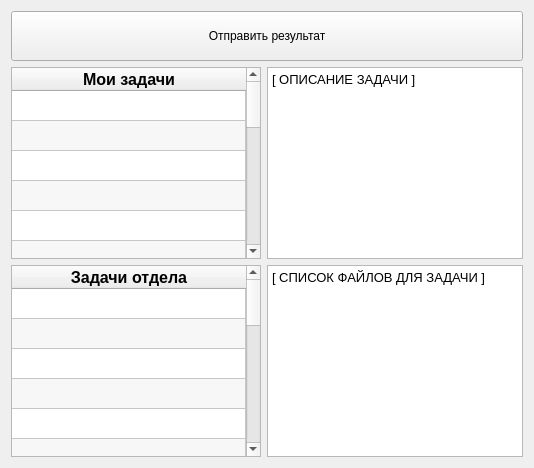
      <widget class="QWidget" name="tab">
       <attribute name="title">
        <string>Задачи</string>
       </attribute>
       <layout class="QVBoxLayout" name="verticalLayout_11">
        <item>
         <widget class="QPushButton" name="pushButton">
          <property name="minimumSize">
           <size>
            <width>0</width>
            <height>50</height>
           </size>
          </property>
          <property name="text">
           <string>Отправить результат</string>
          </property>
         </widget>
        </item>
        <item>
         <layout class="QHBoxLayout" name="horizontalLayout_18">
          <item>
           <widget class="QTableWidget" name="tableWidget_7">
            <property name="maximumSize">
             <size>
              <width>250</width>
              <height>16777215</height>
             </size>
            </property>
            <property name="alternatingRowColors">
             <bool>true</bool>
            </property>
            <attribute name="horizontalHeaderStretchLastSection">
             <bool>true</bool>
            </attribute>
            <attribute name="verticalHeaderVisible">
             <bool>false</bool>
            </attribute>
            <row>
             <property name="text">
              <string>1</string>
             </property>
            </row>
            <row>
             <property name="text">
              <string>2</string>
             </property>
            </row>
            <row>
             <property name="text">
              <string>3</string>
             </property>
            </row>
            <row>
             <property name="text">
              <string>4</string>
             </property>
            </row>
            <row>
             <property name="text">
              <string>5</string>
             </property>
            </row>
            <row>
             <property name="text">
              <string>6</string>
             </property>
            </row>
            <row>
             <property name="text">
              <string>7</string>
             </property>
            </row>
            <row>
             <property name="text">
              <string>8</string>
             </property>
            </row>
            <row>
             <property name="text">
              <string>10</string>
             </property>
            </row>
            <row>
             <property name="text">
              <string>11</string>
             </property>
            </row>
            <row>
             <property name="text">
              <string>12</string>
             </property>
            </row>
            <row>
             <property name="text">
              <string>13</string>
             </property>
            </row>
            <row>
             <property name="text">
              <string>14</string>
             </property>
            </row>
            <row>
             <property name="text">
              <string>15</string>
             </property>
            </row>
            <row>
             <property name="text">
              <string>16</string>
             </property>
            </row>
            <row>
             <property name="text">
              <string>17</string>
             </property>
            </row>
            <row>
             <property name="text">
              <string>18</string>
             </property>
            </row>
            <row>
             <property name="text">
              <string>20</string>
             </property>
            </row>
            <column>
             <property name="text">
              <string>Мои задачи</string>
             </property>
             <property name="font">
              <font>
               <pointsize>12</pointsize>
               <weight>75</weight>
               <bold>true</bold>
              </font>
             </property>
             <property name="textAlignment">
              <set>AlignCenter</set>
             </property>
            </column>
           </widget>
          </item>
          <item>
           <widget class="QTextBrowser" name="textBrowser_14">
            <property name="html">
             <string>&lt;!DOCTYPE HTML PUBLIC &quot;-//W3C//DTD HTML 4.0//EN&quot; &quot;http://www.w3.org/TR/REC-html40/strict.dtd&quot;&gt;
&lt;html&gt;&lt;head&gt;&lt;meta name=&quot;qrichtext&quot; content=&quot;1&quot; /&gt;&lt;style type=&quot;text/css&quot;&gt;
p, li { white-space: pre-wrap; }
&lt;/style&gt;&lt;/head&gt;&lt;body style=&quot; font-family:'MS Shell Dlg 2'; font-size:8.25pt; font-weight:400; font-style:normal;&quot;&gt;
&lt;p style=&quot; margin-top:0px; margin-bottom:0px; margin-left:0px; margin-right:0px; -qt-block-indent:0; text-indent:0px;&quot;&gt;&lt;span style=&quot; font-size:10pt;&quot;&gt;[ ОПИСАНИЕ ЗАДАЧИ ]&lt;/span&gt;&lt;/p&gt;&lt;/body&gt;&lt;/html&gt;</string>
            </property>
           </widget>
          </item>
         </layout>
        </item>
        <item>
         <layout class="QHBoxLayout" name="horizontalLayout_16">
          <item>
           <widget class="QTableWidget" name="tableWidget_3">
            <property name="maximumSize">
             <size>
              <width>250</width>
              <height>16777215</height>
             </size>
            </property>
            <property name="alternatingRowColors">
             <bool>true</bool>
            </property>
            <attribute name="horizontalHeaderStretchLastSection">
             <bool>true</bool>
            </attribute>
            <attribute name="verticalHeaderVisible">
             <bool>false</bool>
            </attribute>
            <row>
             <property name="text">
              <string>1</string>
             </property>
            </row>
            <row>
             <property name="text">
              <string>2</string>
             </property>
            </row>
            <row>
             <property name="text">
              <string>3</string>
             </property>
            </row>
            <row>
             <property name="text">
              <string>4</string>
             </property>
            </row>
            <row>
             <property name="text">
              <string>5</string>
             </property>
            </row>
            <row>
             <property name="text">
              <string>6</string>
             </property>
            </row>
            <row>
             <property name="text">
              <string>7</string>
             </property>
            </row>
            <row>
             <property name="text">
              <string>8</string>
             </property>
            </row>
            <row>
             <property name="text">
              <string>10</string>
             </property>
            </row>
            <row>
             <property name="text">
              <string>11</string>
             </property>
            </row>
            <row>
             <property name="text">
              <string>12</string>
             </property>
            </row>
            <row>
             <property name="text">
              <string>13</string>
             </property>
            </row>
            <row>
             <property name="text">
              <string>14</string>
             </property>
            </row>
            <row>
             <property name="text">
              <string>15</string>
             </property>
            </row>
            <row>
             <property name="text">
              <string>16</string>
             </property>
            </row>
            <row>
             <property name="text">
              <string>17</string>
             </property>
            </row>
            <row>
             <property name="text">
              <string>18</string>
             </property>
            </row>
            <row>
             <property name="text">
              <string>20</string>
             </property>
            </row>
            <column>
             <property name="text">
              <string>Задачи отдела</string>
             </property>
             <property name="font">
              <font>
               <pointsize>12</pointsize>
               <weight>75</weight>
               <bold>true</bold>
              </font>
             </property>
             <property name="textAlignment">
              <set>AlignCenter</set>
             </property>
            </column>
           </widget>
          </item>
          <item>
           <widget class="QTextBrowser" name="textBrowser_2">
            <property name="html">
             <string>&lt;!DOCTYPE HTML PUBLIC &quot;-//W3C//DTD HTML 4.0//EN&quot; &quot;http://www.w3.org/TR/REC-html40/strict.dtd&quot;&gt;
&lt;html&gt;&lt;head&gt;&lt;meta name=&quot;qrichtext&quot; content=&quot;1&quot; /&gt;&lt;style type=&quot;text/css&quot;&gt;
p, li { white-space: pre-wrap; }
&lt;/style&gt;&lt;/head&gt;&lt;body style=&quot; font-family:'MS Shell Dlg 2'; font-size:8.25pt; font-weight:400; font-style:normal;&quot;&gt;
&lt;p style=&quot; margin-top:0px; margin-bottom:0px; margin-left:0px; margin-right:0px; -qt-block-indent:0; text-indent:0px;&quot;&gt;&lt;span style=&quot; font-size:10pt;&quot;&gt;[ СПИСОК ФАЙЛОВ ДЛЯ ЗАДАЧИ ]&lt;/span&gt;&lt;/p&gt;&lt;/body&gt;&lt;/html&gt;</string>
            </property>
           </widget>
          </item>
         </layout>
        </item>
       </layout>
      </widget>
